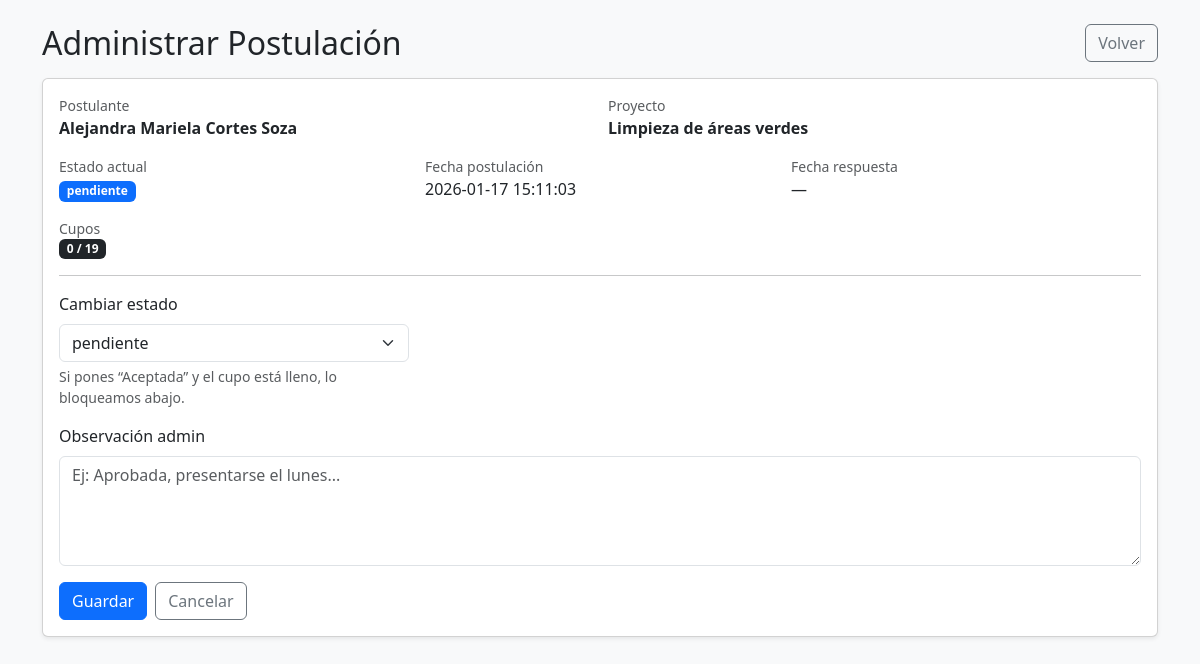
The app's page /modulo-proyecto/detalle-postulacion.php?id_postulacion=15 with its own data.
### tables this page shows
CREATE TABLE `postulaciones_proyecto` (
  `id_postulacion` int(11) NOT NULL,
  `id_usuario` int(11) NOT NULL,
  `id_proyecto` int(11) NOT NULL,
  `fecha_postulacion` datetime NOT NULL DEFAULT current_timestamp(),
  `id_estado_postulacion` tinyint(4) NOT NULL DEFAULT 1,
  `observacion_admin` varchar(500) DEFAULT NULL,
  `fecha_respuesta` datetime DEFAULT NULL
);

CREATE TABLE `proyectos_barrio` (
  `id_proyecto` int(11) NOT NULL,
  `nombre_proyecto` varchar(120) NOT NULL,
  `descripcion` text NOT NULL,
  `fecha_inicio` date NOT NULL,
  `fecha_fin` date DEFAULT NULL,
  `id_estado_proyecto` int(11) NOT NULL,
  `id_tipo_proyecto` int(11) NOT NULL,
  `responsable` varchar(150) NOT NULL,
  `presupuesto_estimado` decimal(12,2) NOT NULL DEFAULT 0.00,
  `presupuesto_utilizado` decimal(12,2) NOT NULL DEFAULT 0.00,
  `direccion_proyecto` varchar(255) DEFAULT NULL,
  `cupo_maximo` int(11) NOT NULL DEFAULT 0,
  `fecha_creacion` timestamp NOT NULL DEFAULT current_timestamp(),
  `fecha_actualizacion` timestamp NOT NULL DEFAULT current_timestamp() ON UPDATE current_timestamp()
);

CREATE TABLE `estados_postulacion` (
  `id_estado_postulacion` tinyint(4) NOT NULL,
  `nombre_estado` varchar(20) NOT NULL
);

### modulo-proyecto/detalle-postulacion.php (the view, shortened to what this page needs)
<?php
require_once(__DIR__ . "/../lib/conexion.php");
$id_postulacion = filter_input(INPUT_GET, 'id_postulacion', FILTER_VALIDATE_INT);
$sql = "SELECT
          p.id_postulacion, p.fecha_postulacion, p.fecha_respuesta,
          p.id_estado_postulacion, ep.nombre_estado AS estado_postulacion,
          p.observacion_admin,
          pb.id_proyecto, pb.nombre_proyecto, pb.cupo_maximo,
          CONCAT_WS(' ', u.p_nombre, u.s_nombre, u.ap_paterno, u.ap_materno) AS postulante,
          COALESCE(a.aceptados, 0) AS cupos_usados
        FROM postulaciones_proyecto p
        JOIN proyectos_barrio pb ON pb.id_proyecto = p.id_proyecto
        JOIN estados_postulacion ep ON ep.id_estado_postulacion = p.id_estado_postulacion
        JOIN usuarios u ON u.id_usuario = p.id_usuario
        LEFT JOIN (
          SELECT id_proyecto, COUNT(*) AS aceptados
          FROM postulaciones_proyecto
          WHERE id_estado_postulacion = 2
          GROUP BY id_proyecto
        ) a ON a.id_proyecto = p.id_proyecto
        WHERE p.id_postulacion = :id
        LIMIT 1";
$stmt = $pdo->prepare($sql);
$stmt->execute([':id' => $id_postulacion]);
$post = $stmt->fetch(PDO::FETCH_ASSOC);
$estados = $pdo->query("SELECT id_estado_postulacion, nombre_estado
                        FROM estados_postulacion
                        ORDER BY id_estado_postulacion")
              ->fetchAll(PDO::FETCH_ASSOC);
function badgeClass($estadoId){
  return match((int)$estadoId){
    1 => 'bg-primary',
    2 => 'bg-success',
    3 => 'bg-danger',
    default => 'bg-secondary'
  };
}
$cuposLlenos = ((int)$post['cupos_usados'] >= (int)$post['cupo_maximo']);
?>
<!doctype html>
<html lang="es">
<head>
  <link href="https://cdn.jsdelivr.net/npm/bootstrap@5.3.3/dist/css/bootstrap.min.css" rel="stylesheet">
</head>
<body class="bg-light p-4">
<div class="container">
  <div class="d-flex justify-content-between align-items-center mb-3">
    <h2 class="m-0">Administrar Postulación</h2>
    <a class="btn btn-outline-secondary" href="proyectos.php">Volver</a>
  </div>
  <div class="card shadow-sm">
    <div class="card-body">
      <div class="row g-3 mb-3">
        <div class="col-md-6">
          <div class="text-muted small">Postulante</div>
          <div class="fw-semibold"><?= htmlspecialchars($post['postulante']) ?></div>
        </div>
        <div class="col-md-6">
          <div class="text-muted small">Proyecto</div>
          <div class="fw-semibold"><?= htmlspecialchars($post['nombre_proyecto']) ?></div>
        </div>
        <div class="col-md-4">
          <div class="text-muted small">Estado actual</div>
          <span class="badge <?= badgeClass($post['id_estado_postulacion']) ?>">
            <?= htmlspecialchars($post['estado_postulacion']) ?>
          </span>
        </div>
        <div class="col-md-4">
          <div class="text-muted small">Fecha postulación</div>
          <div><?= htmlspecialchars($post['fecha_postulacion']) ?></div>
        </div>
        <div class="col-md-4">
          <div class="text-muted small">Fecha respuesta</div>
          <div><?= $post['fecha_respuesta'] ? htmlspecialchars($post['fecha_respuesta']) : '—' ?></div>
        </div>
        <div class="col-md-12">
          <div class="text-muted small">Cupos</div>
          <div class="d-flex align-items-center gap-2">
            <span class="badge <?= $cuposLlenos ? 'bg-danger' : 'bg-dark' ?>">
              <?= (int)$post['cupos_usados'] ?> / <?= (int)$post['cupo_maximo'] ?>
            </span>
          </div>
        </div>
      </div>
      <hr>
      <form method="POST" action="../lib/actualizar-postulaciones.php" class="row g-3">
        <div class="col-md-4">
          <label class="form-label">Cambiar estado</label>
          <select name="id_estado_postulacion" class="form-select" required>
            <?php foreach ($estados as $e): ?>
              <option value="<?= (int)$e['id_estado_postulacion'] ?>"
                <?= ((int)$e['id_estado_postulacion'] === (int)$post['id_estado_postulacion']) ? 'selected' : '' ?>>
                <?= htmlspecialchars($e['nombre_estado']) ?>
              </option>
            <?php endforeach; ?>
          </select>
          <div class="form-text">Si pones “Aceptada” y el cupo está lleno, lo bloqueamos abajo.</div>
        </div>
        <div class="col-12">
          <label class="form-label">Observación admin</label>
          <textarea name="observacion_admin" class="form-control" rows="4"
            placeholder="Ej: Aprobada, presentarse el lunes..."><?= htmlspecialchars($post['observacion_admin'] ?? '') ?></textarea>
        </div>
        <div class="col-12 d-flex gap-2">
          <button class="btn btn-primary" type="submit">Guardar</button>
          <a class="btn btn-outline-secondary" href="administrar-postulaciones.php">Cancelar</a>
        </div>
      </form>
    </div>
  </div>
</div>
</body>
</html>

### records on screen
postulaciones_proyecto: id_proyecto.nombre_proyecto "Limpieza de áreas verdes", id_estado_postulacion.nombre_estado "pendiente", fecha_postulacion "2026-01-17 15:11:03", id_proyecto.cupo_maximo "19", id_estado_postulacion "pendiente"

### other values on screen
$post['postulante'] "Alejandra Mariela Cortes Soza"
$post['cupos_usados'] "0"
